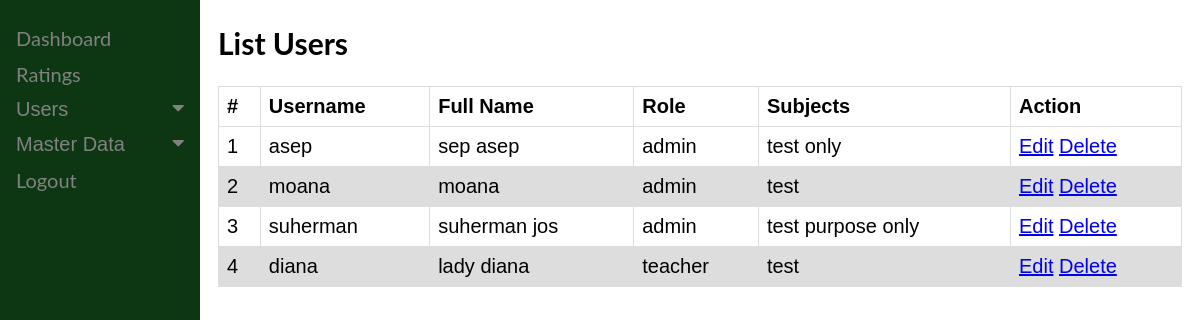
Screenshot of /users with the database file from the repository.
### app.py (models this page shows, shortened)
class Users(db.Model):
      __tablename__ = 'users'
      id = db.Column(db.Integer, primary_key=True, autoincrement=True)
      username = db.Column(db.Text)
      name = db.Column(db.Text)
      role = db.Column(db.Text)
      password = db.Column(db.Text)
      subjects = db.Column(db.Text)
      subjects_id = SelectField('Subjects', coerce=int)  # Update the field name

### app.py (the view)
@app.route('/users')
def index():
   user_id = session.get('user_id')
   username = session.get('username')
   role = session.get('role')
   users = Users.query.all()
   return render_template('a_list_students.html', users=users, userid=user_id, username=username, role=role)

### templates/a_list_students.html (shortened to what this page needs)
<!DOCTYPE html>
<html>
<head>
<link rel="stylesheet" href="https://cdnjs.cloudflare.com/ajax/libs/font-awesome/4.7.0/css/font-awesome.min.css">
</head>
<body>
   <div class="sidenav">
      <a href="./dashboard">Dashboard</a>
      <a href="./ratings">Ratings</a>
      <button class="dropdown-btn">Users
          <i class="fa fa-caret-down"></i>
       </button>
    <button class="dropdown-btn">Master Data
          <i class="fa fa-caret-down"></i>
    </button>
      <a href="./logout">Logout</a>
    </div>
<div class="main">
   <section class="section dashboard">
      <div class="row">
         <h2>List Users</h2>
         <table class="table datatable">
            <thead>
              <tr>
                <th scope="col">#</th>
                <th scope="col">Username</th>
                <th scope="col">Full Name</th>
                <th scope="col">Role</th>
                <th scope="col">Subjects</th>
                <th scope="col">Action</th>
              </tr>
            </thead>
            <tbody>
              {% for user in users %}
                <tr>
                     <td>{{ loop.index }}</td>
                    <td>{{ user.username }}</td>
                    <td>{{ user.name }}</td>
                    <td>{{ user.role }}</td>
                    <td>{{ user.subjects }}</td>
                    <td>
                        <a href="{{ url_for('edit_user', id=user.id) }}" class="btn btn-warning btn-sm">Edit</a>
                        <a href="{{ url_for('delete_user', id=user.id) }}" class="btn btn-danger btn-sm">Delete</a>
                    </td>
                </tr>
            {% endfor %}
            </tbody>
          </table>
      </div>
  </section>
</div>
</body>
</html>

### templates/a_list_students.html (style rules this page uses)
body { font-family: "Lato", sans-serif; }
.sidenav { height: 100%; width: 200px; position: fixed; z-index: 1; top: 0; left: 0; background-color: #0d3713; overflow-x: hidden; padding-top: 20px; }
.sidenav a, .dropdown-btn { padding: 6px 8px 6px 16px; text-decoration: none; font-size: 20px; color: #818181; display: block; border: none; background: none; width: 100%; text-align: left; cursor: pointer; outline: none; }
.main { margin-left: 200px; font-size: 20px; padding: 0px 10px; }
.fa-caret-down { float: right; padding-right: 8px; }
table { font-family: arial, sans-serif; border-collapse: collapse; width: 100%; }
td, th { border: 1px solid #dddddd; text-align: left; padding: 8px; }
tr:nth-child(even) { background-color: #dddddd; }

### rows the page displays
Users: username "asep", name "sep asep", role "admin", subjects "test only"
Users: username "moana", name "moana", role "admin", subjects "test"
Users: username "suherman", name "suherman jos", role "admin", subjects "test purpose only"
Users: username "diana", name "lady diana", role "teacher", subjects "test"
